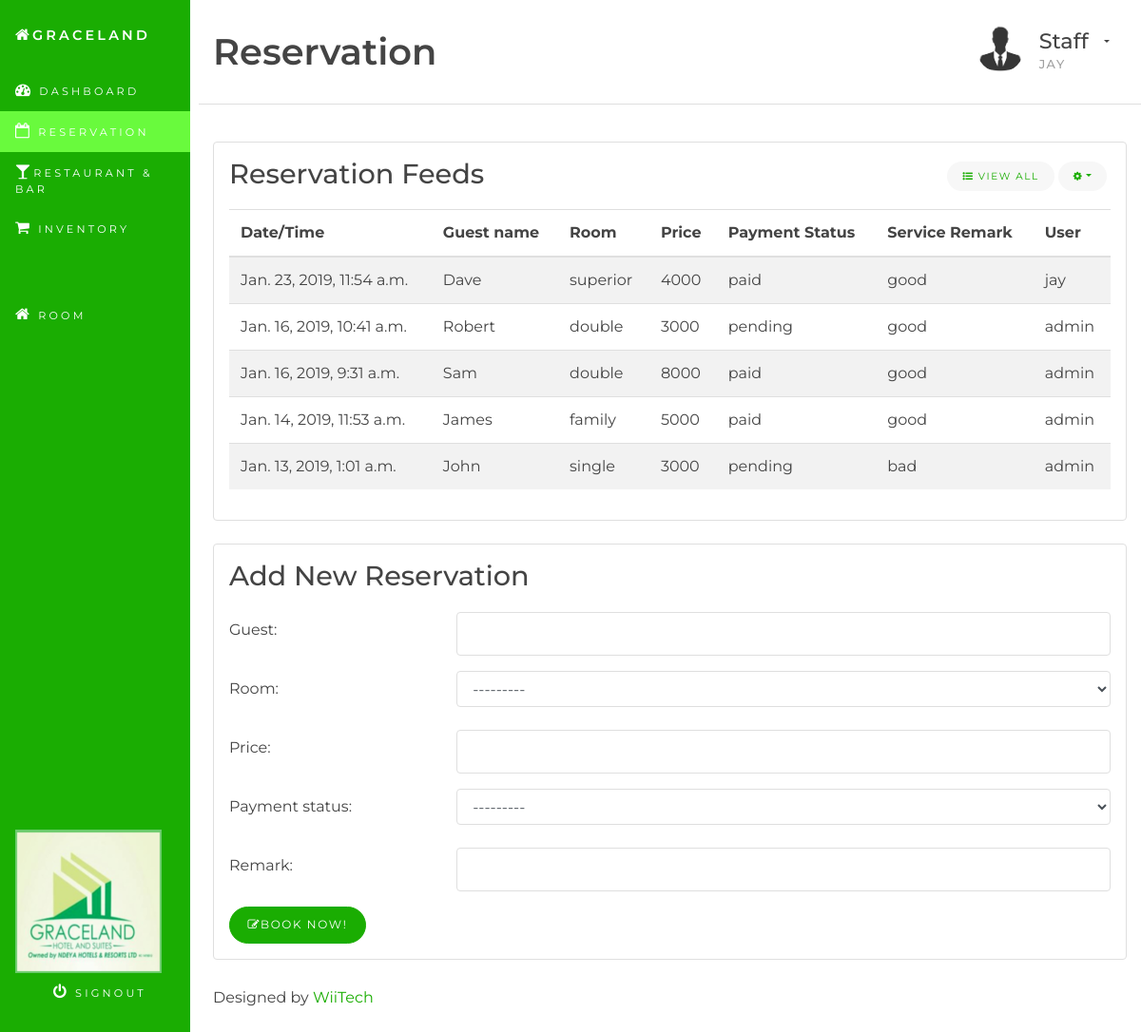
Page /reservation/ (signed in) on the earlier database version.
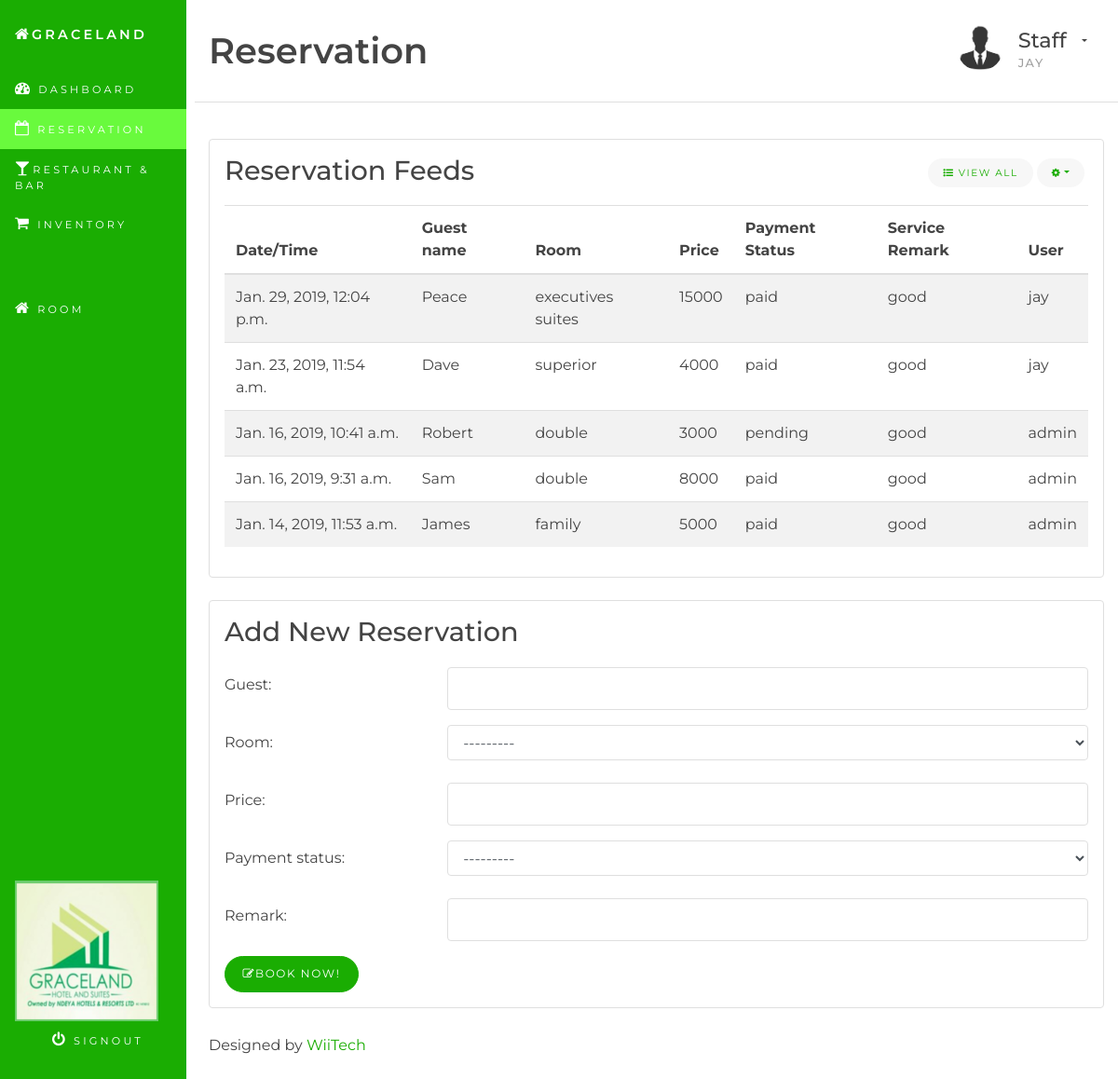
Same page on the later database version.
### hms/models.py (models this page shows, shortened)
class Reservation(models.Model):
    ROOM_CHOICES = (
        ('comfort 1', 'Comfort 1'),
        ('comfort 2', 'Comfort 2'),
        ('comfort 3', 'Comfort 3'),
        ('standard', 'Standard'),
        ('superior', 'Superior'),
        ('standard superior', 'Standard Superior '),
        ('classic superior', 'Classic Superior'),
        ('executives suites', 'Executives Suites'),
    )
    PAYMENT_CHOICES = (
        ('paid', 'Paid'),
        ('pending', 'Pending'),
    )
    time = models.DateTimeField(auto_now_add=True)
    guest = models.CharField(max_length=100)
    room = models.CharField(max_length=20, choices=ROOM_CHOICES)
    price = models.IntegerField()
    payment_status = models.CharField(max_length=20, choices=PAYMENT_CHOICES)
    remark = models.CharField(max_length=100)
    user = models.ForeignKey(User, on_delete=models.CASCADE)
    class Meta:
        ordering = ('-time',)

### hms/views.py (the view)
# urls.py: path('reservation/', views.reservation, name='reservation'),
@login_required
def reservation(request):
    all_reservations = Reservation.objects.all()
    list_num = 5
    if all_reservations.count() >= list_num:
        few_reservations = []
        for i in range(list_num):
            few_reservations.append(all_reservations[i])
        all_reservations = few_reservations
    if request.method == 'POST':
        form = ReservationForm(request.POST)
        if form.is_valid():
            reservation = form.save(commit=False)
            reservation.user = request.user
            reservation.save()
    form = ReservationForm()
    return render(request, 'hms/reservation.html', {'form': form, 'all_reservations': all_reservations})

### hms/forms.py
class ReservationForm(forms.ModelForm):
    class Meta:
        model = Reservation
        exclude = ('time', 'user')
    def __init__(self, *args, **kwargs):
        super(ReservationForm, self).__init__(*args, **kwargs)
        for fname, f in self.fields.items():
            f.widget.attrs['class'] = 'form-control'

### hms/templates/hms/reservation.html (shortened to what this page needs)
{% extends 'base.html' %}
{% block content %}
<div class="container-fluid" id="wrapper">
	<div class="row">
		{% include 'hms/reservation/reservation_nav.html' %}
		<main class="col-xs-12 col-sm-8 col-lg-9 col-xl-10 pt-3 pl-4 ml-auto">
			{% include 'hms/reservation/reservation_head.html' %}
			<section class="row">
				<div class="col-sm-12">
					{% include 'hms/reservation/reservation_display.html' %}
					{% include 'hms/reservation/reservation_form.html' %}
					{% include 'hms/footer.html' %}
				</div>
			</section>
		</main>
	</div>
</div>
{% endblock content %}

### hms/templates/base.html (shortened to what this page needs)
{% load static %}
<!DOCTYPE html>
<html>
<head>
    <link href="{% static 'dist/css/bootstrap.min.css' %}" rel="stylesheet">
    <link href="{% static 'css/font-awesome.css' %}" rel="stylesheet">
	<link href="{% static 'css/style.css' %}" rel="stylesheet">
	<link href="{% static 'css/main.css' %}" rel="stylesheet">
</head>
<body>
    {% block content %}
    {% endblock content %}
</body>
</html>

### hms/templates/hms/reservation/reservation_nav.html (shortened to what this page needs)
{% load static %}
<nav class="sidebar col-xs-12 col-sm-4 col-lg-3 col-xl-2">
    <h1 class="site-title"><a href="{% url 'dashboard' %}"><em class="fa fa-home"></em>Graceland</a></h1>
    <ul class="nav nav-pills flex-column sidebar-nav">
        <li class="nav-item"><a class="nav-link" href="{% url 'dashboard' %}"><em class="fa fa-dashboard"></em> Dashboard </a></li>
        <li class="nav-item"><a class="nav-link active" href="{% url 'reservation' %}"><em class="fa fa-calendar-o"></em> Reservation <span class="sr-only">(current)</span></a></li>
        <li class="nav-item"><a class="nav-link" href="{% url 'restandbar' %}"><em class="fa fa-glass"></em>Restaurant & Bar</a></li>
        <li class="nav-item"><a class="nav-link" href="{% url 'inventory' %}"><em class="fa fa-shopping-cart"></em> Inventory</a></li>
        <li class="nav-item mt-5"><a class="nav-link" href="{% url 'dashboard' %}"><em class="fa fa-home"></em> Room</a></li>
    </ul>
    <a href="" class="logo"><img src="{% static '/images/logo.png' %}" alt="logo"></a>
    <a href="{% url "logout" %}" class="logout-button"><em class="fa fa-power-off"></em> Signout</a>
</nav>

### hms/templates/hms/reservation/reservation_head.html (shortened to what this page needs)
<header class="page-header row justify-center">
    <div class="col-md-6 col-lg-8" >
        <h1 class="float-left text-center text-md-left">Reservation</h1>
    </div>
    <div class="dropdown user-dropdown col-md-6 col-lg-4 text-center text-md-right"><a class="btn btn-stripped dropdown-toggle" href="#" id="dropdownMenuLink" data-toggle="dropdown" aria-haspopup="true" aria-expanded="false">
        <img src="../static/images/profile-pic.jpg" alt="profile photo" class="circle float-left profile-photo" width="50" height="auto">
        <div class="username mt-1">
            <h4 class="mb-1">Staff</h4>
            <h6 class="text-muted">{{ request.user }}</h6>
        </div>
        </a>
    </div>
</header>

### hms/templates/hms/reservation/reservation_display.html (shortened to what this page needs)
<section class="row">
    <div class="col-md-12 col-lg-12">
        <div class="card mb-4">
            <div class="card-block">
                <h3 class="card-title">Reservation Feeds</h3>
                <div class="dropdown card-title-btn-container">
                    <button class="btn btn-sm btn-subtle" type="button"><em class="fa fa-list-ul"></em> View All</button>
                    <button class="btn btn-sm btn-subtle dropdown-toggle" type="button" data-toggle="dropdown" aria-haspopup="true" aria-expanded="false"><em class="fa fa-cog"></em></button>
                </div>
                <div class="table-responsive">
                    <table class="table table-striped">
                        <thead>
                            <tr>
                                <th>Date/Time</th>
                                <th>Guest name</th>
                                <th>Room</th>
                                <th>Price</th>
                                <th>Payment Status</th>
                                <th>Service Remark</th>
                                <th>User</th>
                            </tr>
                        </thead>
                        <tbody>
                            {% for reservation in all_reservations %}
                                <tr>
                                    <td>{{ reservation.time }}</td>
                                    <td>{{ reservation.guest }}</td>
                                    <td>{{ reservation.room }}</td>
                                    <td>{{ reservation.price }}</td>
                                    <td>{{ reservation.payment_status }}</td>
                                    <td>{{ reservation.remark }}</td>
                                    <td>{{ reservation.user }}</td>
                                </tr>
                            {% endfor %}
                        </tbody>
                    </table>
                </div>
            </div>
        </div>
    </div>
</section>

### hms/templates/hms/reservation/reservation_form.html (shortened to what this page needs)
<section class="row">
    <div class="col-12">
        <div class="card mb-4">
            <div class="card-block">
                <h3 class="card-title">Add New Reservation</h3>
                <form class="form" action="." method="post">
                    {% for field in form %}
                    <div class="form-group row">
                        <label class="col-md-3 col-form-label">{{ field.label_tag }}</label>
                        <div class="col-md-9">
                            {{ field }}
                        </div>
                    </div>
                    {% endfor %}
                    <button type="submit" class="btn btn-md btn-primary"><span class="fa fa-edit"></span>Book Now!</button>
                </form>
            </div>
        </div>
    </div>
</section>

### hms/templates/hms/footer.html
<section class="row">
    <div class="col-12 mt-1 mb-4">Designed by <a href="https://www.wiitechservices.com">WiiTech</a></div>
</section>

### hms/static/css/style.css (style rules this page uses)
body { background-color: #ffffff; font-family: "Montserrat", "Helvetica Neue", Helvetica, Arial, sans-serif; font-size: 1rem; color: #444444; }
h1, h2 { font-family: "Montserrat", "Helvetica Neue", Helvetica, Arial, sans-serif; padding-bottom: 1.2rem; border-bottom: 1px solid #dfdfdf; }
h3, h4, h5, h6 { font-family: "Montserrat", "Helvetica Neue", Helvetica, Arial, sans-serif; }
a, a:visited { color: #1aad02; }
.nav-pills .nav-item.show .nav-link, .nav-pills .nav-link.active { background-color: #1aad02; }
h1 { font-family: "Montserrat", "Helvetica Neue", Helvetica, Arial, sans-serif; font-size: 2.4rem; font-weight: 600; }
h3 { font-family: "Montserrat", "Helvetica Neue", Helvetica, Arial, sans-serif; font-size: 1.8rem; font-weight: 500; }
h4 { font-family: "Montserrat", "Helvetica Neue", Helvetica, Arial, sans-serif; font-size: 1.4rem; font-weight: 500; }
h6 { font-family: "Montserrat", "Helvetica Neue", Helvetica, Arial, sans-serif; font-size: .8rem; letter-spacing: .1rem; font-weight: 500; text-transform: uppercase; }
.justify-center { display: flex; align-items: center; justify-content: center; }
.text-muted { color: #a0a0a0 !important; }
.circle { border-radius: 499rem; }
.btn-primary, .btn-primary.disabled, .btn-primary:disabled, .btn-outline-primary:hover, .btn-outline-primary:active, .btn-outline-primary.active, .show > .btn-outline-primary.dropdown-toggle, .card-primary, .page-item.active .page-link, .list-group-item.active { background-color: #1aad02 !important; border-color: #1aad02 !important; }
.nav-pills .nav-link.active, .badge-primary[href]:focus, .badge-primary[href]:hover, a.bg-primary:focus, a.bg-primary:hover { background-color: #69fa3d !important; }
.btn-primary, .btn-primary:hover, .btn-primary:focus, .btn-primary:active { color: #ffffff !important; background-color: #1aad02; border-color: #1aad02; }
.btn { border-radius: 499rem; text-transform: uppercase; letter-spacing: .1rem; font-size: .75rem; padding: .6rem 1.15rem; cursor: pointer; }
.btn-sm { font-size: .65rem; padding: .5rem 1rem; }
.btn-md { font-size: .75rem; padding: .6rem 1.15rem; }
.btn-subtle { border: none; background: #f7f7f7; color: #1aad02; -webkit-appearance: none; cursor: pointer; }
.btn-stripped { border: none; background: none !important; color: #444444 !important; -webkit-appearance: none; cursor: pointer; }
.dropdown a { color: #444444; }
.sidebar { position: fixed; top: 0; bottom: 0; left: 0; padding: 20px; padding-left: 0; padding-right: 0; z-index: 1000; overflow-x: hidden; overflow-y: auto; background: #1aad02; }
.sidebar a { color: #ffffff; text-transform: uppercase; font-size: .7rem; letter-spacing: .2rem; padding: .75rem 1rem; }
.sidebar em { font-size: 1rem; }
.sidebar h1 { color: #ffffff; border: none; font-size: 0.9rem; padding: 0rem 1rem; text-transform: uppercase; letter-spacing: .2rem; }
.sidebar .site-title { margin-top: .5rem; margin-bottom: 1.75rem; }
.sidebar .site-title a { font-size: .9rem; padding-left: 0; padding-right: 0; cursor: pointer; }
.sidebar .nav { margin-bottom: 20px; }
.sidebar .nav-item { width: 100%; }
.sidebar .nav-item + .nav-item { margin-left: 0; }
.sidebar .nav-link { border-radius: 0; }
.sidebar .logout-button { position: absolute; bottom: 20px; left: 20px; width: 85%; text-align: center; border-radius: .3rem; }
.card { background-color: #ffffff; border: 1px solid #dfdfdf; }
.card-block { padding: 1rem; }
.card-title { padding-bottom: .25rem; margin-bottom: 1rem; }
.card-title-btn-container { position: absolute; top: 1.25rem; right: 1.25rem; list-style: none; }
.page-header { font-family: "Montserrat", "Helvetica Neue", Helvetica, Arial, sans-serif; margin-top: 0rem; margin-bottom: 2.4rem; padding-bottom: 1rem; border-bottom: 1px solid #dfdfdf; height: auto; }
.page-header h1 { display: inline; border: none; padding: 0; margin-top: 0; margin-bottom: 0; width: 100%; }
.profile-photo { border-radius: 499rem; float: left; }
.username { float: left; text-align: left; margin: 0 0 0 1rem; }
.username h1, .username h2, .username h3, .username h4 { margin-bottom: 0; text-transform: none !important; letter-spacing: 0 !important; }
.user-dropdown .dropdown-toggle::after { margin-top: 1rem; margin-left: 1rem; }
.form-control { border: 1px solid #dfdfdf; background-color: #ffffff; box-shadow: none; }
input.form-control { height: 46px; }
table, td, tr, th, thead { border-color: #dfdfdf !important; }

### hms/static/css/main.css (style rules this page uses)
.logo { position: absolute; bottom: 50px; width: 50px;; }

Differences in the rows shown:
no longer on this page (row unchanged): Reservation: time "Jan. 13, 2019, 1:01 a.m.", guest "John", room "single", price "3000", payment_status "pending", remark "bad", user "admin"
added Reservation: time "Jan. 29, 2019, 12:04 p.m.", guest "Peace", room "executives suites", price "15000", payment_status "paid", remark "good", user "jay"
